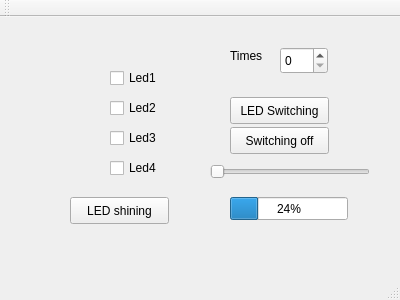
<?xml version="1.0" encoding="UTF-8"?>
<ui version="4.0">
 <class>MainWindow</class>
 <widget class="QMainWindow" name="MainWindow">
  <property name="geometry">
   <rect>
    <x>0</x>
    <y>0</y>
    <width>400</width>
    <height>300</height>
   </rect>
  </property>
  <property name="windowTitle">
   <string>MainWindow</string>
  </property>
  <widget class="QWidget" name="centralWidget">
   <widget class="QCheckBox" name="led1">
    <property name="geometry">
     <rect>
      <x>110</x>
      <y>50</y>
      <width>97</width>
      <height>22</height>
     </rect>
    </property>
    <property name="text">
     <string>Led1</string>
    </property>
    <property name="shortcut">
     <string>1</string>
    </property>
   </widget>
   <widget class="QCheckBox" name="led2">
    <property name="geometry">
     <rect>
      <x>110</x>
      <y>80</y>
      <width>97</width>
      <height>22</height>
     </rect>
    </property>
    <property name="text">
     <string>Led2</string>
    </property>
    <property name="shortcut">
     <string>2</string>
    </property>
   </widget>
   <widget class="QCheckBox" name="led3">
    <property name="geometry">
     <rect>
      <x>110</x>
      <y>110</y>
      <width>97</width>
      <height>22</height>
     </rect>
    </property>
    <property name="text">
     <string>Led3</string>
    </property>
    <property name="shortcut">
     <string>3</string>
    </property>
   </widget>
   <widget class="QCheckBox" name="led4">
    <property name="geometry">
     <rect>
      <x>110</x>
      <y>140</y>
      <width>97</width>
      <height>22</height>
     </rect>
    </property>
    <property name="text">
     <string>Led4</string>
    </property>
    <property name="shortcut">
     <string>4</string>
    </property>
   </widget>
   <widget class="QLabel" name="LabelTimes">
    <property name="geometry">
     <rect>
      <x>230</x>
      <y>30</y>
      <width>67</width>
      <height>17</height>
     </rect>
    </property>
    <property name="text">
     <string>Times</string>
    </property>
   </widget>
   <widget class="QPushButton" name="ButtonSwitching">
    <property name="geometry">
     <rect>
      <x>230</x>
      <y>80</y>
      <width>99</width>
      <height>27</height>
     </rect>
    </property>
    <property name="text">
     <string>LED Switching</string>
    </property>
    <property name="shortcut">
     <string>O</string>
    </property>
   </widget>
   <widget class="QLabel" name="ImgLed4">
    <property name="geometry">
     <rect>
      <x>60</x>
      <y>130</y>
      <width>51</width>
      <height>31</height>
     </rect>
    </property>
    <property name="text">
     <string/>
    </property>
    <property name="pixmap">
     <pixmap>bulb_dark.png</pixmap>
    </property>
    <property name="scaledContents">
     <bool>true</bool>
    </property>
   </widget>
   <widget class="QLabel" name="ImgLed3">
    <property name="geometry">
     <rect>
      <x>60</x>
      <y>100</y>
      <width>51</width>
      <height>31</height>
     </rect>
    </property>
    <property name="text">
     <string/>
    </property>
    <property name="pixmap">
     <pixmap>bulb_dark.png</pixmap>
    </property>
    <property name="scaledContents">
     <bool>true</bool>
    </property>
   </widget>
   <widget class="QLabel" name="ImgLed2">
    <property name="geometry">
     <rect>
      <x>60</x>
      <y>70</y>
      <width>51</width>
      <height>31</height>
     </rect>
    </property>
    <property name="text">
     <string/>
    </property>
    <property name="pixmap">
     <pixmap>bulb_dark.png</pixmap>
    </property>
    <property name="scaledContents">
     <bool>true</bool>
    </property>
   </widget>
   <widget class="QLabel" name="ImgLed1">
    <property name="geometry">
     <rect>
      <x>60</x>
      <y>40</y>
      <width>51</width>
      <height>31</height>
     </rect>
    </property>
    <property name="text">
     <string/>
    </property>
    <property name="pixmap">
     <pixmap>bulb_dark.png</pixmap>
    </property>
    <property name="scaledContents">
     <bool>true</bool>
    </property>
   </widget>
   <widget class="QPushButton" name="LedShining">
    <property name="geometry">
     <rect>
      <x>70</x>
      <y>180</y>
      <width>99</width>
      <height>27</height>
     </rect>
    </property>
    <property name="text">
     <string>LED shining</string>
    </property>
    <property name="shortcut">
     <string>S</string>
    </property>
   </widget>
   <widget class="QPushButton" name="ButtonSwitching_off">
    <property name="geometry">
     <rect>
      <x>230</x>
      <y>110</y>
      <width>99</width>
      <height>27</height>
     </rect>
    </property>
    <property name="text">
     <string>Switching off</string>
    </property>
    <property name="shortcut">
     <string>F</string>
    </property>
   </widget>
   <widget class="QSlider" name="horizontalSlider">
    <property name="geometry">
     <rect>
      <x>210</x>
      <y>140</y>
      <width>160</width>
      <height>29</height>
     </rect>
    </property>
    <property name="orientation">
     <enum>Qt::Horizontal</enum>
    </property>
   </widget>
   <widget class="QProgressBar" name="progressBar">
    <property name="geometry">
     <rect>
      <x>230</x>
      <y>180</y>
      <width>118</width>
      <height>23</height>
     </rect>
    </property>
    <property name="value">
     <number>24</number>
    </property>
   </widget>
   <widget class="QSpinBox" name="spinBox">
    <property name="geometry">
     <rect>
      <x>280</x>
      <y>30</y>
      <width>48</width>
      <height>27</height>
     </rect>
    </property>
   </widget>
  </widget>
  <widget class="QMenuBar" name="menuBar">
   <property name="geometry">
    <rect>
     <x>0</x>
     <y>0</y>
     <width>400</width>
     <height>25</height>
    </rect>
   </property>
  </widget>
  <widget class="QToolBar" name="mainToolBar">
   <attribute name="toolBarArea">
    <enum>TopToolBarArea</enum>
   </attribute>
   <attribute name="toolBarBreak">
    <bool>false</bool>
   </attribute>
  </widget>
  <widget class="QStatusBar" name="statusBar"/>
 </widget>
 <layoutdefault spacing="6" margin="11"/>
 <resources/>
 <connections>
  <connection>
   <sender>horizontalSlider</sender>
   <signal>valueChanged(int)</signal>
   <receiver>progressBar</receiver>
   <slot>setValue(int)</slot>
   <hints>
    <hint type="sourcelabel">
     <x>293</x>
     <y>194</y>
    </hint>
    <hint type="destinationlabel">
     <x>293</x>
     <y>224</y>
    </hint>
   </hints>
  </connection>
 </connections>
</ui>
